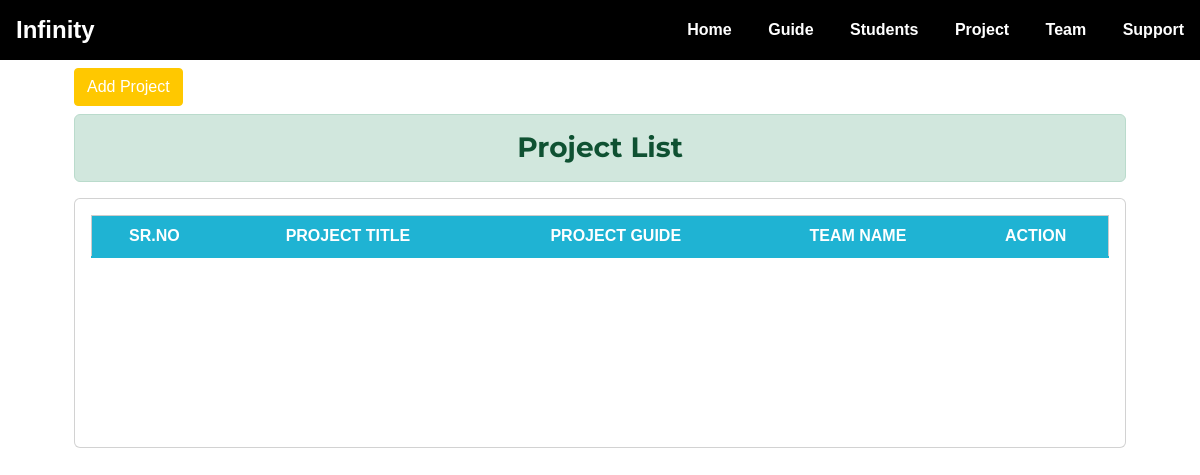
The app's page /project/, older data.
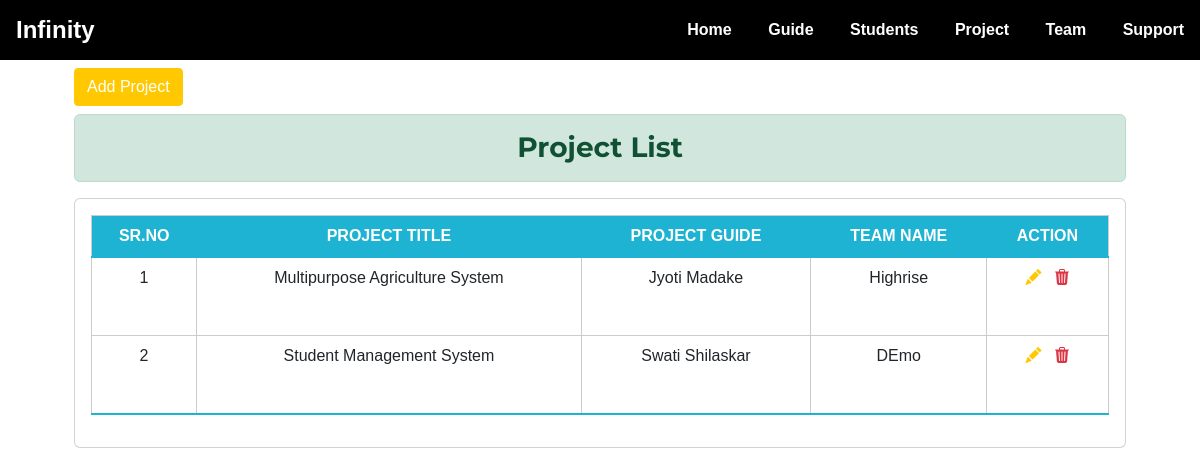
The same page, newer data.
### project/models.py (models this page shows, shortened)
class Project(models.Model):
    project_title = models.CharField(max_length=300)
    project_desc = models.TextField(max_length=1000)
    project_guide = models.ForeignKey(Guide, on_delete=models.CASCADE)
    team_name = models.ForeignKey(Team, on_delete=models.CASCADE)

### guide/models.py (models this page shows)
class Guide(models.Model):
    guide_name = models.CharField(max_length=200)
    guide_department = models.CharField(
        max_length=200, choices=DEPARTMENT)
    guide_email = models.EmailField()
    guide_mobile = models.CharField(max_length=20)
    guide_specilization = models.CharField(
        max_length=50, choices=SPECIALIZATION)
    def __str__(self):
        return self.guide_name

### team/models.py (models this page shows)
class Team(models.Model):
    team_name = models.CharField(max_length=200)
    member1 = models.ForeignKey(
        Student, on_delete=models.CASCADE, related_name="member1")
    member2 = models.ForeignKey(
        Student, on_delete=models.CASCADE, related_name="member2", blank=True, null=True)
    member3 = models.ForeignKey(
        Student, on_delete=models.CASCADE, related_name="member3", blank=True, null=True)
    member4 = models.ForeignKey(
        Student, on_delete=models.CASCADE, related_name="member4", blank=True, null=True)
    team_leader = models.ForeignKey(
        Student, on_delete=models.CASCADE, related_name="leader")
    def __str__(self):
        return self.team_name

### project/views.py (the view)
# urls.py: path('', views.project_list, name="project_list"),
def project_list(request):
    projects = Project.objects.all()
    context = {'projects': projects}
    return render(request, 'project/project.html', context)

### project/templates/project/project.html (shortened to what this page needs)
{% extends 'home/base.html' %}
{% load static %}
{% block content %}
<div class="container">
    <div class="row m-2">
        <div class="col-md">
            <a href="{% url 'project:add_project' %}" class="btn btn-primary">Add Project</a>
        </div>
    </div>
    <div class="row m-2">
        <div class="col-md">
            <h3 class="alert alert-success text-center">Project List</h3>
            <div class="card card-body table-responsive">
                <table class="table">
                    <thead>
                        <tr>
                            <th>Sr.No</th>
                            <th>Project Title</th>
                            <th>Project Guide</th>
                            <th>Team Name </th>
                            <th>Action </th>
                        </tr>
                    </thead>
                    <tbody>
                        {% for project in projects %}
                        <tr>
                            <td>{{ forloop.counter }}</td>
                            <td>{{project.project_title}}</td>
                            <td>{{project.project_guide}}</td>
                            <td>{{project.team_name}} </td>
                            <td>
                                <a href="{% url 'project:update_project' project.id %}" class="edit me-2" title="Edit"
                                    data-toggle="tooltip"><i class="bi bi-pencil-fill"></i></a>
                                <a href="{% url 'project:delete_project' project.id %}" class="delete text-danger" title="Delete" data-toggle="tooltip"><i
                                        class="bi bi-trash3-fill"></i></a>
                            </td>
                        </tr>
                        {% endfor %}
                    </tbody>
                </table>
            </div>
        </div>
    </div>
</div>
{% endblock content %}

Row changes from the older to the newer data that the page shows:
added Project: project_title "Multipurpose Agriculture System", project_guide "Jyoti Madake", team_name "Highrise"
added Project: project_title "Student Management System", project_guide "Swati Shilaskar", team_name "DEmo"
